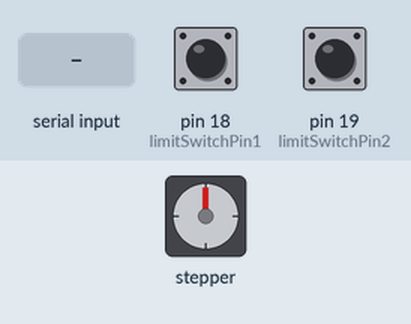
This sketch was run on a simulated Arduino Uno, built with avr-gcc and run on an emulated ATmega328P. Parts: stepper motor. Wiring (inferred from the names in the program): stepper motor driver (800 steps per turn assumed): step pin 4; direction pin 2. The test bench sets the inputs (shaded band); at power-on: pin 18 (limitSwitchPin1) HIGH, pin 19 (limitSwitchPin2) HIGH. What the sketch prints to the serial monitor is not drawn.

Above: at 1.2 s.
1.3 s: "move 150\n" received over Serial
At 2.8 s:
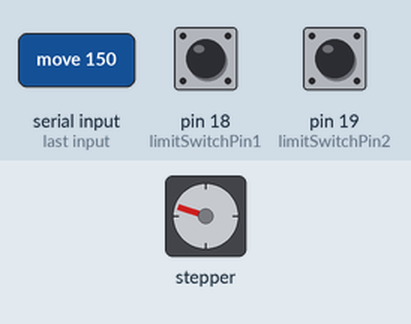
3.3 s: "f\n" received over Serial
At 3.75 s:
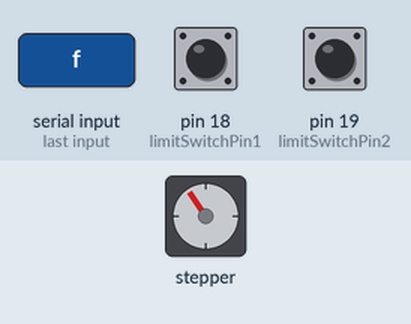
At 4.35 s:
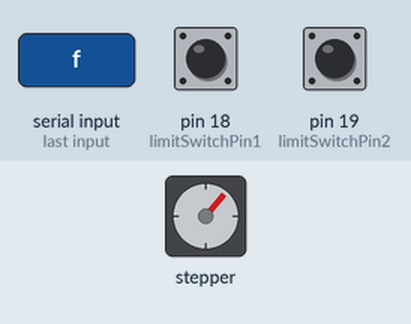
6.3 s: pin 18 (limitSwitchPin1) pulled LOW for 0.15 s
9.4 s: "b\n" received over Serial
12.4 s: pin 19 (limitSwitchPin2) pulled LOW for 0.15 s
Timing chart, 0 to 16.4 s (numbered marks = the images above; inputs shaded):
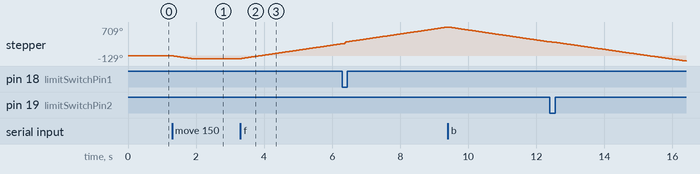

Measured:
- after the input at 1.3 s, stepper: turns 72° counter-clockwise in 0.56 s, starting at once
- after the input at 3.3 s, stepper: keeps turning clockwise at about 124°/s, starting at once

The sketch:

motor_stepper_v3_with_pulsefunc.ino
```cpp
// Define the pins connected to the limit switches
const int limitSwitchPin1 = 18; // GPIO pin 18
const int limitSwitchPin2 = 19; // GPIO pin 19

// Define stepper motor connections and steps per revolution
#define dirPin 2
#define stepPin 4
#define stepsPerRevolution 800  // Set to match your stepper's steps per revolution

int stepDelay = 400;  // Step delay in microseconds (adjustable via commands)
bool motorRunning = false;  // Indicates if the motor is currently running
bool automaticMode = false; // Indicates if automatic mode is active
bool returningToOrigin = false; // Indicates if the motor is in return mode
unsigned long lastStepTime = 0;  // Tracks the timing of each step

// Variables to track steps and distance
long stepCount = 0;  // Counter for steps
float distanceTraveled = 0.0;  // Distance traveled in millimeters
float actualDistance = 0.0;  // Manually measured actual distance
const float stepDistance = 0.00625;  // Distance per step based on ball screw pitch (5 mm / 200 steps)
long targetSteps = 0;  // Target number of steps for a given distance
const long bounceSteps = 100; // Number of steps for bounce

// Debounce variables
unsigned long debounceDelay = 50;  // Debounce delay in milliseconds
bool lastSwitch1State = HIGH;  // Last stable state of switch 1
bool lastSwitch2State = HIGH;  // Last stable state of switch 2
bool switch1State = HIGH;  // Current state of switch 1
bool switch2State = HIGH;  // Current state of switch 2

// Variables for timed mode
unsigned long startTime = 0;
unsigned long runDuration = 0;

void setup() {
  // Set pin modes
  pinMode(stepPin, OUTPUT);
  pinMode(dirPin, OUTPUT);
  pinMode(limitSwitchPin1, INPUT_PULLUP); // Limit switches use pull-up resistors
  pinMode(limitSwitchPin2, INPUT_PULLUP);

  // Initialize serial communication at 115200 baud
  Serial.begin(115200);
  Serial.println("Stepper Motor Control Initialized");
  Serial.println("Commands: move <distance>mm, f (forward), b (backward), s (stop), return, auto, 1h, 2h, 3h, 1-9 (speed)");
}

void loop() {
  // Read the limit switches with debouncing
  int currentSwitch1State = digitalRead(limitSwitchPin1);
  int currentSwitch2State = digitalRead(limitSwitchPin2);

  if (currentSwitch1State != lastSwitch1State) {
    delay(debounceDelay);  // Delay for debounce
    currentSwitch1State = digitalRead(limitSwitchPin1);  // Read the switch again

    if (currentSwitch1State != lastSwitch1State) {
      switch1State = currentSwitch1State;  // Update state if changed
      Serial.println("Limit switch 1 state changed.");
      if (switch1State == LOW) {
        // If we are returning to the origin or in automatic mode, stop the motor
        if (returningToOrigin || automaticMode) {
          motorRunning = false;
          automaticMode = false; // Stop automatic mode
          returningToOrigin = false;
          Serial.println("Motor stopped due to limit switch 1.");
        }
        resetDistance();
        Serial.println("Distance reset due to limit switch 1.");
        bounceForward();
      }
    }
  }
  lastSwitch1State = currentSwitch1State;

  if (currentSwitch2State != lastSwitch2State) {
    delay(debounceDelay);  // Delay for debounce
    currentSwitch2State = digitalRead(limitSwitchPin2);  // Read the switch again

    if (currentSwitch2State != lastSwitch2State) {
      switch2State = currentSwitch2State;  // Update state if changed
      Serial.println("Limit switch 2 state changed.");
    }
  }
  lastSwitch2State = currentSwitch2State;

  // Handle timed mode
  if (runDuration > 0 && (millis() - startTime >= runDuration)) {
    motorRunning = false;
    runDuration = 0;  // Reset run duration
    Serial.println("Timed run completed.");
  }

  // Handle motor movement if running
  if (motorRunning) {
    unsigned long currentMicros = micros();
    if (currentMicros - lastStepTime >= stepDelay) {
      // Perform a step
      digitalWrite(stepPin, HIGH);
      delayMicroseconds(10); // Brief pulse
      digitalWrite(stepPin, LOW);
      lastStepTime = currentMicros;  // Update last step time

      // Update step count and distance
      stepCount++;  // Increment step count
      distanceTraveled += stepDistance;  // Increment the distance traveled

      // Check if target distance has been reached
      if (stepCount >= targetSteps && targetSteps > 0) {
        motorRunning = false;
        Serial.println("Target distance reached.");
      }

      // Print current step count and distance for monitoring
      Serial.print("Steps: ");
      Serial.print(stepCount);
      Serial.print(" | Calculated distance: ");
      Serial.print(distanceTraveled);
      Serial.println(" mm");
    }
  }

  // Check for serial input
  if (Serial.available() > 0) {
    String command = Serial.readStringUntil('\n');
    handleCommand(command);
  }
}

// Function to handle serial commands
void handleCommand(String command) {
  command.trim(); // Remove any whitespace

  if (command.startsWith("move")) {
    // Parse distance command, expecting format like "move 10mm"
    int spaceIndex = command.indexOf(' ');
    if (spaceIndex > 0) {
      float distanceToMove = command.substring(spaceIndex + 1, command.length() - 2).toFloat();
      if (distanceToMove > 0) {
        targetSteps = distanceToMove / stepDistance; // Calculate target steps
        stepCount = 0;  // Reset step count
        distanceTraveled = 0.0;  // Reset distance traveled
        motorRunning = true;
        Serial.print("Moving ");
        Serial.print(distanceToMove);
        Serial.println(" mm...");
      } else {
        Serial.println("Invalid distance.");
      }
    } else {
      Serial.println("Invalid move command. Use format: move <distance>mm");
    }
  } else if (command == "f") {
    // Move forward
    digitalWrite(dirPin, HIGH);
    targetSteps = 0;  // Clear target steps for continuous running
    stepCount = 0;  // Reset step count
    distanceTraveled = 0.0;  // Reset distance traveled
    motorRunning = true;
    Serial.println("Moving forward...");
  } else if (command == "b") {
    // Move backward
    digitalWrite(dirPin, LOW);
    targetSteps = 0;  // Clear target steps for continuous running
    stepCount = 0;  // Reset step count
    distanceTraveled = 0.0;  // Reset distance traveled
    motorRunning = true;
    Serial.println("Moving backward...");
  } else if (command == "s") {
    // Stop motor
    motorRunning = false;
    automaticMode = false; // Stop automatic mode if running
    Serial.println("Motor stopped.");
  } else if (command == "return") {
    // Return to the origin (limit switch 1)
    digitalWrite(dirPin, LOW);
    returningToOrigin = true;
    motorRunning = true;
    Serial.println("Returning to origin...");
  } else if (command == "auto") {
    // Activate automatic mode
    automaticMode = true;
    motorRunning = true;
    digitalWrite(dirPin, HIGH); // Set direction forward
    Serial.println("Automatic mode activated.");
  } else if (command == "1h" || command == "2h" || command == "3h") {
    // Timed run for 1, 2, or 3 hours
    int hours = command[0] - '0';  // Extract the number of hours
    runDuration = hours * 3600000UL;  // Convert hours to milliseconds
    startTime = millis();  // Set the start time
    motorRunning = true;
    digitalWrite(dirPin, HIGH); // Set direction forward
    Serial.print("Running for ");
    Serial.print(hours);
    Serial.println(" hour(s)...");
  } else if (command.length() == 1 && command[0] >= '1' && command[0] <= '9') {
    // Speed adjustment
    stepDelay = map(command[0] - '0', 1, 9, 1000, 200); // Map speed to delay range
    Serial.print("Speed set to ");
    Serial.println(command[0]);
  } else {
    Serial.println("Unknown command.");
  }
}

// Function to reset the distance and step count
void resetDistance() {
  stepCount = 0;
  distanceTraveled = 0.0;
  actualDistance = 0.0;
}

// Function to perform a bounce forward
void bounceForward() {
  Serial.println("Bouncing forward...");

  // Set direction to forward
  digitalWrite(dirPin, HIGH);

  // Perform a small number of steps for the bounce
  for (long i = 0; i < bounceSteps; i++) {
    digitalWrite(stepPin, HIGH);
    delayMicroseconds(10);
    digitalWrite(stepPin, LOW);
    delayMicroseconds(stepDelay);
  }

  Serial.println("Bounce forward completed.");
}
```
